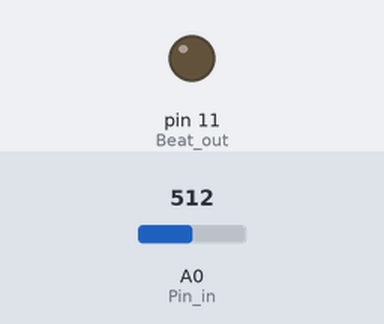
The sketch below on a simulated Arduino Uno, built with avr-gcc and run on an emulated ATmega328P. Parts: output pins drawn as LEDs (lit = HIGH). The test bench sets the inputs (shaded band); at power-on: A0 (Pin_in) = 512. What the sketch prints to the serial monitor is not drawn.

Above: at 1.2 s.
1.3 s: A0 (Pin_in) set to 716
Timing chart, 0 to 4.3 s (numbered marks = the images above; inputs shaded):
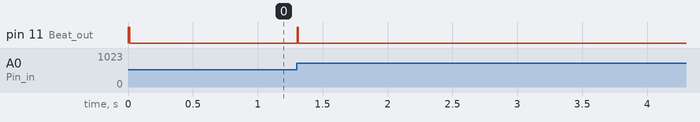

The sketch:

HeartRate.ino
```cpp
const int Pin_in = A0; // ECG signal in
const int Beat_out = 11;

int threshold = 150;
int HR = 0;
int PulseCount = 0;

unsigned long startTime = 0;
unsigned long elapsedTime = 0;

float abl = 0;
float PulseGraph = 0;
float Pulse = 0;
float Pulse_Old = 0;
float val_old = 0;
float val_new = 0;
float val_new_1 = 0;
float weight = 0.4;
float con_weight = 1 - weight;

bool Pulse_State = false;
bool HR_State = false;
bool HR_2_State = false;

void setup() {
  Serial.begin(9600);
  pinMode(Pin_in, INPUT);
  pinMode(Beat_out, OUTPUT);
  digitalWrite(Beat_out, LOW);
}

void loop() {
  val_new = analogRead(Pin_in);
  delay(2);
  PulseGraph = (val_old * con_weight) + (val_new * weight);
  val_old = PulseGraph;

  abl = (PulseGraph - val_new_1);

  if (abl < 0) {
    abl = 0;
  }
  abl = pow(abl, 1.5);
  if (abl < threshold) {
    abl = 0;
  }

  if (abl < 1) {
    Pulse_State = false;
  }

  elapsedTime = millis() - startTime;
  if ((abl > 0) && (Pulse_State == false)) {
    Pulse_State = true;
    HR_State = false;
    HR_2_State = false;
    digitalWrite(Beat_out, HIGH);
    delay(10);
    digitalWrite(Beat_out, LOW);

    PulseCount ++;

    if (PulseCount == 1) {
      startTime = millis();
    }

    if (PulseCount == 2) {
      Pulse = 60000 / double(elapsedTime);
      HR = (Pulse + Pulse_Old) / 2;
      Pulse_Old = Pulse;
      PulseCount = 0;
      if (HR < 200) {
        Serial.println(String("HR")+HR);
      } else {
        Serial.println(String("HR")+200); // HR above 200 bpm
      }
    }
  }

  if ((elapsedTime > 4000) && (elapsedTime < 12000) && (HR_State == false)) {
    Serial.println(String("HR")+14); // HR below 15 bpm
    HR_State = true;
  } else if ((elapsedTime > 12000) && (HR_2_State == false)) {
    Serial.println(String("HR")+0);
    PulseCount = 0;
    HR_2_State = true;
  }

  val_new_1 = PulseGraph;

  //  Serial.print(PulseGraph);
  //  Serial.print(",");
  //  //  Serial.print(abl);
  //  //  Serial.print(",");
  //  Serial.println(0);
}
```

Measured:
- after the input at 1.3 s, pin 11 (Beat_out): LOW → HIGH at once, → LOW 0.01 s later
